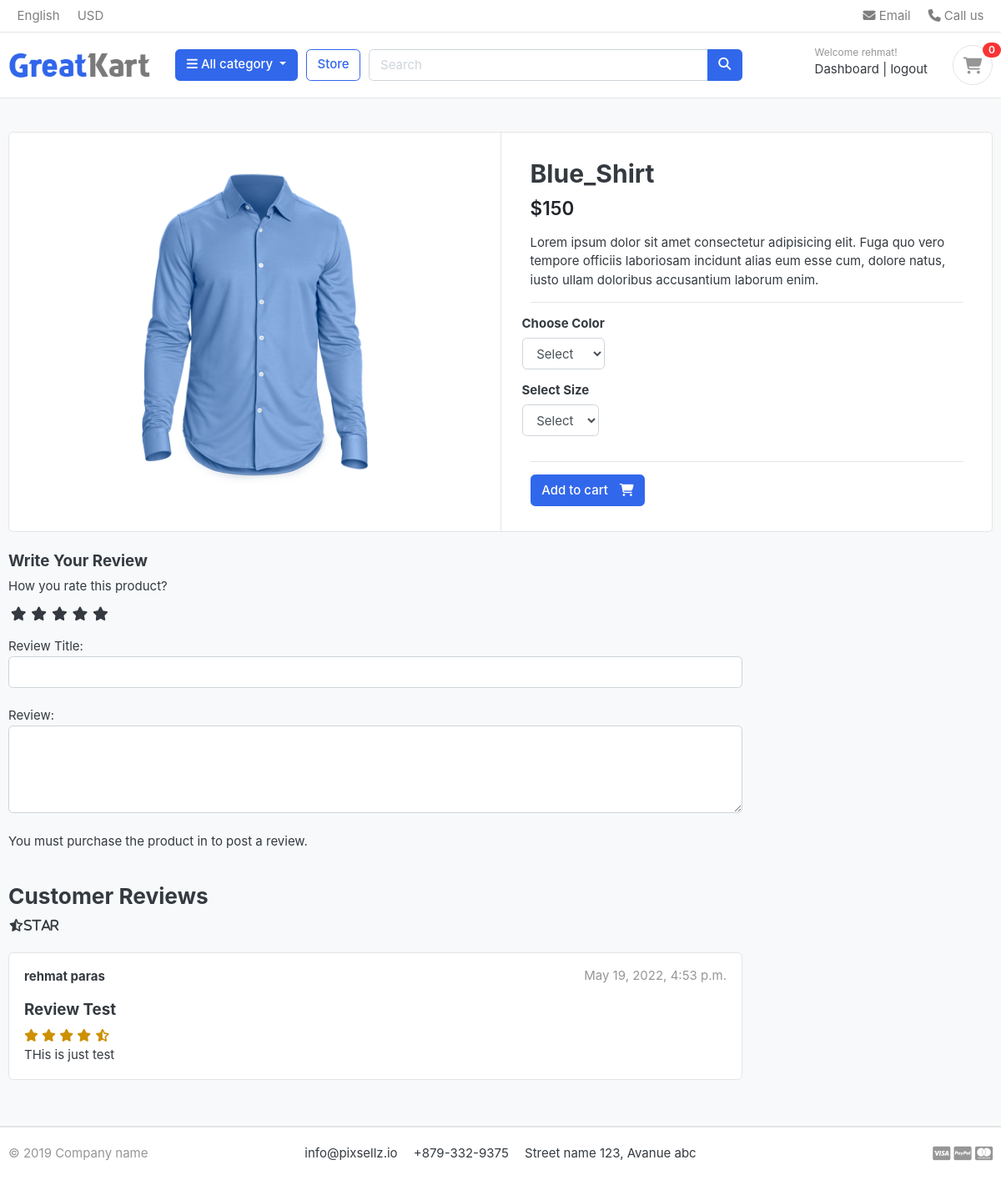
Before: /store/category/shirts/blue_shirt/ (signed in) with the older database file.
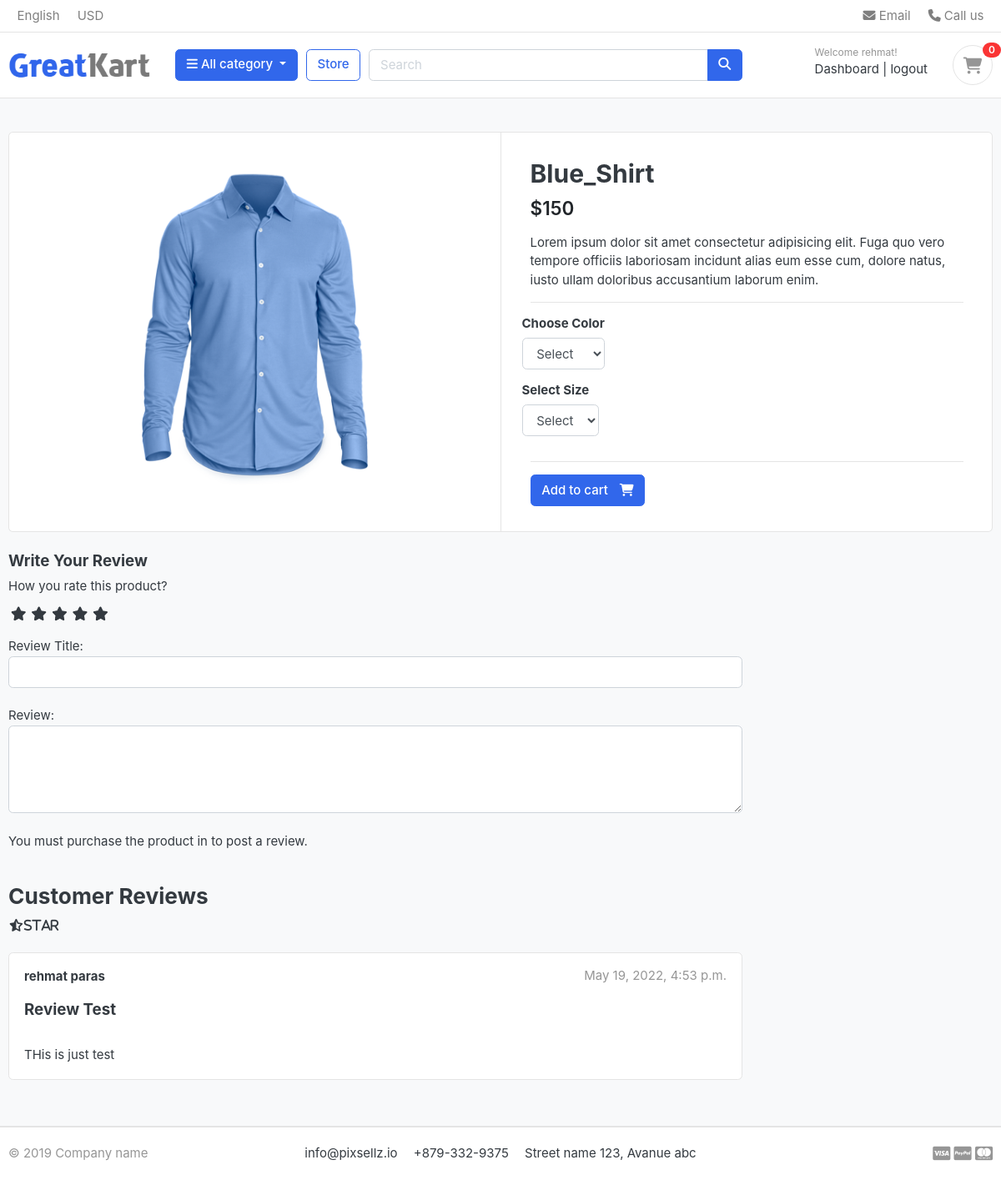
After: the same page with the newer database file.
### store/models.py (models this page shows, shortened)
class ReviewRating(models.Model):
    product = models.ForeignKey(Product, on_delete=models.CASCADE)
    user = models.ForeignKey(Account, on_delete=models.CASCADE)
    subject = models.CharField(max_length=100, blank=True)
    review = models.TextField(max_length=500, blank=True)
    rating = models.FloatField()
    ip = models.CharField(max_length=20, blank=True)
    status = models.BooleanField(default=True)
    created_date = models.DateTimeField(auto_now_add=True)
    updated_date = models.DateTimeField(auto_now_add=True)

### accounts/models.py (models this page shows, shortened)
class Account(AbstractBaseUser):
    first_name = models.CharField(max_length=50)
    last_name = models.CharField(max_length=50)
    username = models.CharField(max_length=50, unique=True)
    email = models.EmailField(max_length=100, unique=True)
    phone_number = models.CharField(max_length=50)
    date_joined = models.DateTimeField(auto_now_add=True)
    last_login = models.DateTimeField(auto_now_add=True)
    is_admin = models.BooleanField(default=False)
    is_staff = models.BooleanField(default=False)
    is_active = models.BooleanField(default=False)
    is_superadmin = models.BooleanField(default=False)
    USERNAME_FIELD = 'email'
    REQUIRED_FIELDS = ['username', 'first_name', 'last_name']
    objects = MyAccountManager()

### store/views.py (the view)
# urls.py: path('category/<slug:category_slug>/<slug:product_slug>/', views.product_detail, name='product_detail'),
def product_detail(request, category_slug, product_slug):
    try:
        single_product = Product.objects.get(category__slug=category_slug, slug=product_slug)
        in_cart = CartItem.objects.filter(cart__cart_id=_cart_id(request), product=single_product).exists()
        print(single_product, "Test::::")
    except Exception as e:
        raise e
    try:
        orderproduct = OrderProduct.objects.filter(user=request.user, product_id=single_product.id).exists()
    except OrderProduct.DoesNotExist:
        orderproduct = None
    reviews = ReviewRating.objects.filter(product_id=single_product.id, status=True)
    context = {
        'single_product': single_product,
        'in_cart': in_cart,
        'orderproduct': orderproduct,
        'reviews':reviews,
            }
    return render(request, 'store/product_detail.html', context)

### carts/context_processors.py (called while the page is built)
def counter(request):
    cart_count = 0
    if 'admin' in request.path:
        return {}
    else:
        try:
            cart = Cart.objects.filter(cart_id=_cart_id(request))
            if request.user.is_authenticated:
                cart_items = CartItem.objects.all().filter(user=request.user)
            else:
                 cart_items = CartItem.objects.all().filter(cart=cart[:1])
            for cart_item in cart_items:
                cart_count += cart_item.quantity
        except Cart.DoesNotExist:
            cart_count = 0
        return dict(cart_count=cart_count)

### carts/views.py (called while the page is built)
def _cart_id(request):
    cart = request.session.session_key
    if not cart:
        cart = request.session.create()
    return cart

### category/context_processors.py (called while the page is built)
def menu_links(request):
    links = Category.objects.all()
    return dict(links=links)

### category/models.py (called while the page is built)
    def get_url(self):
        return reverse('product_by_category', args=[self.slug])

### store/models.py (called while the page is built)
    def __str__(self):
        return self.product_name

    def colors(self):
        return super(VariationManager, self).filter(variation_category='color', is_active=True)

    def sizes(self):
        return super(VariationManager, self).filter(variation_category='size', is_active=True)

### templates/store/product_detail.html (shortened to what the changed rows need)
{% extends 'base.html' %}
{% load static %}
{% block content %}
<section class="section-content padding-y bg">
    <div class="container">
    <div class="card">
        <div class="row no-gutters">
            <main class="col-md-6 border-left">
<form action="{% url 'add_cart' single_product.id %}" method="POST" >
    <article class="content-body">
    <h2 class="title">{{ single_product.product_name }}</h2>
    </article>
  </form>
            </main>
        </div>
    </div>
<br>
<div class="row">
			<div class="col-md-9">
    <br>
   {% for review in reviews %}
	<article class="box mb-3">
		<div class="icontext w-100">
			<div class="text">
				<span class="date text-muted float-md-right">{{review.updated_date}}</span>
				<h6 class="mb-1">{{review.user.first_name}} {{review.user.last_name}} </h6>
			</div>
		</div>
		<div class="mt-3">
            <h5>{{review.subject}}</h5>
            <div class="rating-star">
                <span>
                    <i class="fas fa-star{% if review.rating == 0.5 %}-half-alt{% elif review.rating < 1 %}-alt {% endif %}" aria-hidden="true"></i>
                    <i class="fas fa-star{% if review.rating == 1.5 %}-half-alt{% elif review.rating < 2 %}-alt {% endif %}"></i>
                    <i class="fas fa-star{% if review.rating == 2.5 %}-half-alt{% elif review.rating < 3 %}-alt {% endif %}"></i>
                    <i class="fas fa-star{% if review.rating == 3.5 %}-half-alt{% elif review.rating < 4 %}-alt {% endif %}"></i>
                    <i class="fas fa-star{% if review.rating == 4.5 %}-half-alt{% elif review.rating < 5 %}-alt {% endif %}"></i>
                </span>
            </div>
			<p>
                {{review.review}}
			</p>
		</div>
	</article>
    {% endfor %}
	</div>
</div>
</div>
</section>
{% endblock %}

Changed rows visible on the page:
changed ReviewRating "Review Test": rating 4.5 → 0 (drawn)
